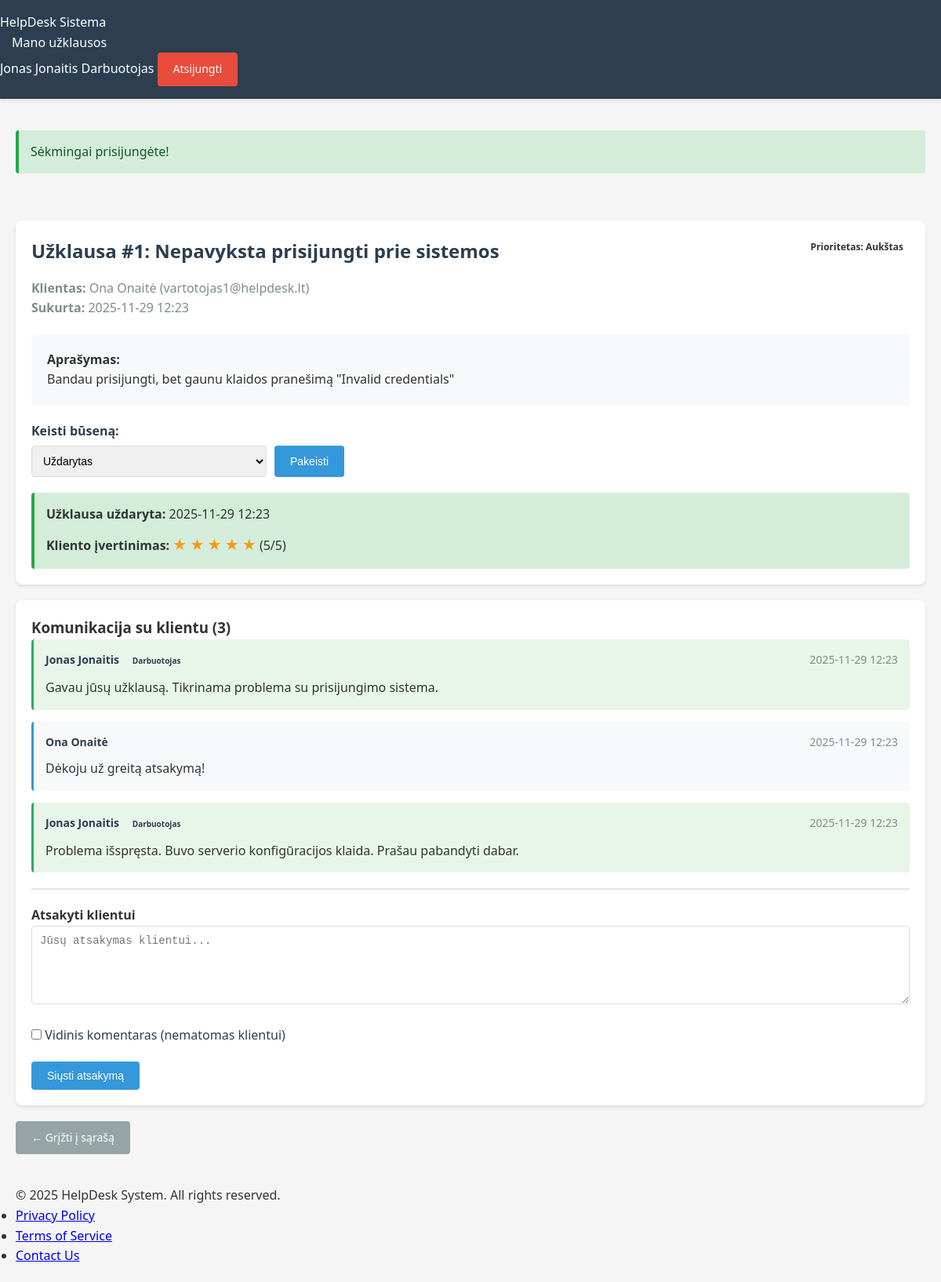
The app's page /src/views/staff/view-ticket.php?id=1 (signed in) with its own data.
### tables this page shows
CREATE TABLE users (
    id INT AUTO_INCREMENT PRIMARY KEY,
    username VARCHAR(50) NOT NULL UNIQUE,
    email VARCHAR(100) NOT NULL UNIQUE,
    password VARCHAR(255) NOT NULL,
    full_name VARCHAR(100) NOT NULL,
    role ENUM('admin', 'staff', 'user') NOT NULL DEFAULT 'user',
    created_at TIMESTAMP DEFAULT CURRENT_TIMESTAMP,
    updated_at TIMESTAMP DEFAULT CURRENT_TIMESTAMP ON UPDATE CURRENT_TIMESTAMP,
    INDEX idx_username (username),
    INDEX idx_email (email),
    INDEX idx_role (role)
);

CREATE TABLE tickets (
    id INT AUTO_INCREMENT PRIMARY KEY,
    user_id INT NOT NULL,
    assigned_to INT NULL,
    title VARCHAR(255) NOT NULL,
    description TEXT NOT NULL,
    status ENUM('naujas', 'vykdomas', 'laukiama', 'uždarytas') DEFAULT 'naujas',
    priority ENUM('žemas', 'vidutinis', 'aukštas') DEFAULT 'vidutinis',
    rating INT NULL CHECK (rating BETWEEN 1 AND 5),
    created_at TIMESTAMP DEFAULT CURRENT_TIMESTAMP,
    updated_at TIMESTAMP DEFAULT CURRENT_TIMESTAMP ON UPDATE CURRENT_TIMESTAMP,
    closed_at TIMESTAMP NULL,
    FOREIGN KEY (user_id) REFERENCES users(id) ON DELETE CASCADE,
    FOREIGN KEY (assigned_to) REFERENCES users(id) ON DELETE SET NULL,
    INDEX idx_user (user_id),
    INDEX idx_assigned (assigned_to),
    INDEX idx_status (status),
    INDEX idx_priority (priority)
);

CREATE TABLE comments (
    id INT AUTO_INCREMENT PRIMARY KEY,
    ticket_id INT NOT NULL,
    user_id INT NOT NULL,
    comment TEXT NOT NULL,
    is_internal BOOLEAN DEFAULT FALSE,
    created_at TIMESTAMP DEFAULT CURRENT_TIMESTAMP,
    FOREIGN KEY (ticket_id) REFERENCES tickets(id) ON DELETE CASCADE,
    FOREIGN KEY (user_id) REFERENCES users(id) ON DELETE CASCADE,
    INDEX idx_ticket (ticket_id),
    INDEX idx_user (user_id)
);

### src/config/config.php (called while the page is built, shortened)
<?php
function isLoggedIn() {
    return isset($_SESSION['user_id']);
}
function hasRole($role) {
    return isset($_SESSION['role']) && $_SESSION['role'] === $role;
}
function getMessage() {
    if (isset($_SESSION['message'])) {
        $message = $_SESSION['message'];
        $type = $_SESSION['message_type'] ?? 'info';
        return ['message' => $message, 'type' => $type];
    }
    return null;
}
function escape($string) {
    return htmlspecialchars($string, ENT_QUOTES, 'UTF-8');
}
function getCurrentUser() {
    global $pdo;
    try {
        $stmt = $pdo->prepare("SELECT * FROM users WHERE id = ?");
        $stmt->execute([$_SESSION['user_id']]);
        return $stmt->fetch();
    } catch (PDOException $e) {
        return null;
    }
}
?>

### src/views/staff/view-ticket.php (the view, shortened to what this page needs)
<?php
require_once __DIR__ . '/../../config/config.php';
require_once __DIR__ . '/../../config/database.php';
$ticket_id = $_GET['id'] ?? 0;
try {
    $stmt = $pdo->prepare("
        SELECT t.*,
               u.full_name as creator_name,
               u.email as creator_email,
               s.full_name as staff_name
        FROM tickets t
        LEFT JOIN users u ON t.user_id = u.id
        LEFT JOIN users s ON t.assigned_to = s.id
        WHERE t.id = ? AND t.assigned_to = ?
    ");
    $stmt->execute([$ticket_id, $_SESSION['user_id']]);
    $ticket = $stmt->fetch();
} catch (PDOException $e) {
    setMessage('Klaida gaunant užklausą', 'danger');
    redirect('/src/views/staff/tickets.php');
}
try {
    $stmt = $pdo->prepare("
        SELECT c.*, u.full_name, u.role
        FROM comments c
        JOIN users u ON c.user_id = u.id
        WHERE c.ticket_id = ?
        ORDER BY c.created_at ASC
    ");
    $stmt->execute([$ticket_id]);
    $comments = $stmt->fetchAll();
} catch (PDOException $e) {
    $comments = [];
}
include __DIR__ . '/../layouts/header.php';
?>
<div class="container">
    <div class="card">
        <div style="display: flex; justify-content: space-between; align-items: start; margin-bottom: 20px;">
            <div>
                <h2>Užklausa #<?php echo $ticket['id']; ?>: <?php echo escape($ticket['title']); ?></h2>
                <p style="color: #7f8c8d; margin-top: 5px;">
                    <strong>Klientas:</strong> <?php echo escape($ticket['creator_name']); ?>
                    (<?php echo escape($ticket['creator_email']); ?>)<br>
                    <strong>Sukurta:</strong> <?php echo date('Y-m-d H:i', strtotime($ticket['created_at'])); ?>
                </p>
            </div>
            <div style="text-align: right;">
                <span class="badge priority-<?php echo $ticket['priority']; ?>">
                    Prioritetas: <?php echo ucfirst(escape($ticket['priority'])); ?>
                </span>
            </div>
        </div>
        <div style="padding: 20px; background: #f8f9fa; border-radius: 6px; margin-bottom: 20px;">
            <h4>Aprašymas:</h4>
            <p><?php echo nl2br(escape($ticket['description'])); ?></p>
        </div>
        <form method="POST" style="margin-top: 20px;">
            <div class="form-group">
                <label for="status"><strong>Keisti būseną:</strong></label>
                <div style="display: flex; gap: 10px;">
                    <select name="status" id="status" class="form-control" style="max-width: 300px;">
                        <option value="uždarytas" <?php echo $ticket['status'] === 'uždarytas' ? 'selected' : ''; ?>>Uždarytas</option>
                    </select>
                    <button type="submit" name="change_status" class="btn btn-primary">Pakeisti</button>
                </div>
            </div>
        </form>
        <?php if ($ticket['status'] === 'uždarytas'): ?>
            <div style="margin-top: 20px; padding: 15px; background: #d4edda; border-left: 4px solid #28a745; border-radius: 4px;">
                <strong>Užklausa uždaryta:</strong> <?php echo date('Y-m-d H:i', strtotime($ticket['closed_at'])); ?>
                <?php if ($ticket['rating']): ?>
                    <p style="margin-top: 10px;">
                        <strong>Kliento įvertinimas:</strong>
                        <?php for ($i = 1; $i <= 5; $i++): ?>
                            <span style="color: <?php echo $i <= $ticket['rating'] ? '#f39c12' : '#ddd'; ?>; font-size: 20px;">★</span>
                        <?php endfor; ?>
                        (<?php echo $ticket['rating']; ?>/5)
                    </p>
                <?php else: ?>
                    <p style="margin-top: 10px; color: #7f8c8d;">
                        <em>Klientas dar neįvertino</em>
                    </p>
                <?php endif; ?>
            </div>
        <?php endif; ?>
    </div>
    <div class="card">
        <h3>Komunikacija su klientu (<?php echo count($comments); ?>)</h3>
        <?php if (empty($comments)): ?>
            <p style="color: #7f8c8d;">Dar nėra komentarų</p>
        <?php else: ?>
            <?php foreach ($comments as $comment): ?>
                <div class="comment <?php echo $comment['role'] === 'staff' || $comment['role'] === 'admin' ? 'staff-comment' : ''; ?>">
                    <div class="comment-header">
                        <span class="comment-author">
                            <?php echo escape($comment['full_name']); ?>
                            <?php if ($comment['role'] === 'staff' || $comment['role'] === 'admin'): ?>
                                <span class="badge badge-success" style="font-size: 10px; margin-left: 5px;">Darbuotojas</span>
                            <?php endif; ?>
                        </span>
                        <span class="comment-date"><?php echo date('Y-m-d H:i', strtotime($comment['created_at'])); ?></span>
                    </div>
                    <div class="comment-body">
                        <?php echo nl2br(escape($comment['comment'])); ?>
                    </div>
                </div>
            <?php endforeach; ?>
        <?php endif; ?>
        <div style="margin-top: 20px; padding-top: 20px; border-top: 2px solid #e0e6ed;">
            <h4>Atsakyti klientui</h4>
            <form method="POST">
                <div class="form-group">
                    <textarea name="comment" class="form-control"
                              placeholder="Jūsų atsakymas klientui..."
                              required></textarea>
                </div>
                <div class="form-group">
                    <label>
                        <input type="checkbox" name="is_internal">
                        Vidinis komentaras (nematomas klientui)
                    </label>
                </div>
                <button type="submit" name="add_comment" class="btn btn-primary">Siųsti atsakymą</button>
            </form>
        </div>
    </div>
    <a href="/src/views/staff/tickets.php" class="btn btn-secondary">← Grįžti į sąrašą</a>
</div>
<?php include __DIR__ . '/../layouts/footer.php'; ?>

### src/views/layouts/header.php (shortened to what this page needs)
<?php
require_once __DIR__ . '/../../config/config.php';
$currentUser = null;
if (isLoggedIn()) {
    $currentUser = getCurrentUser();
}
$currentPage = basename($_SERVER['PHP_SELF']);
?>
<!DOCTYPE html>
<html lang="lt">
<head>
    <link rel="stylesheet" href="/assets/css/style.css">
</head>
<body>
    <header>
        <div class="header-container">
            <div class="logo">
                <a href="/" style="color: white; text-decoration: none;"><?php echo SITE_NAME; ?></a>
            </div>
            <?php if ($currentUser): ?>
                <nav>
                    <ul>
                        <?php if (hasRole(ROLE_ADMIN)): ?>
                            <li><a href="/src/views/admin/dashboard.php" class="<?php echo $currentPage === 'dashboard.php' ? 'active' : ''; ?>">Valdymo skydas</a></li>
                            <li><a href="/src/views/admin/users.php">Vartotojai</a></li>
                            <li><a href="/src/views/admin/tickets.php">Visos užklausos</a></li>
                        <?php elseif (hasRole(ROLE_STAFF)): ?>
                            <li><a href="/src/views/staff/tickets.php" class="<?php echo $currentPage === 'tickets.php' ? 'active' : ''; ?>">Mano užklausos</a></li>
                        <?php else: ?>
                            <li><a href="/src/views/user/my-tickets.php" class="<?php echo $currentPage === 'my-tickets.php' ? 'active' : ''; ?>">Mano užklausos</a></li>
                            <li><a href="/src/views/user/create-ticket.php">Nauja užklausa</a></li>
                        <?php endif; ?>
                    </ul>
                </nav>
                <div class="user-info">
                    <span class="username"><?php echo escape($currentUser['full_name'] ?? $currentUser['username']); ?></span>
                    <span class="role-badge">
                        <?php
                        if (hasRole(ROLE_ADMIN)) echo 'Administratorius';
                        elseif (hasRole(ROLE_STAFF)) echo 'Darbuotojas';
                        else echo 'Vartotojas';
                        ?>
                    </span>
                    <a href="/src/views/auth/logout.php" class="btn btn-sm btn-danger">Atsijungti</a>
                </div>
            <?php endif; ?>
        </div>
    </header>
    <?php
    $message = getMessage();
    if ($message):
    ?>
        <div class="container" style="margin-top: 20px;">
            <div class="alert alert-<?php echo $message['type']; ?>">
                <?php echo escape($message['message']); ?>
            </div>
        </div>
    <?php endif; ?>

### public/assets/css/style.css (style rules this page uses)
* { margin: 0; padding: 0; box-sizing: border-box; }
body { font-family: 'Segoe UI', Tahoma, Geneva, Verdana, sans-serif; background-color: #f5f5f5; color: #333; line-height: 1.6; }
.container { max-width: 1200px; margin: 0 auto; padding: 20px; }
header { background-color: #2c3e50; color: white; padding: 1rem 0; box-shadow: 0 2px 5px rgba(0,0,0,0.1); }
nav ul { list-style: none; display: flex; gap: 20px; }
nav a { color: white; text-decoration: none; padding: 8px 15px; border-radius: 4px; transition: background-color 0.3s; }
.card { background: white; border-radius: 8px; padding: 20px; margin-bottom: 20px; box-shadow: 0 2px 4px rgba(0,0,0,0.1); }
.card h2 { margin-bottom: 15px; color: #2c3e50; }
.form-group { margin-bottom: 20px; }
.form-group label { display: block; margin-bottom: 5px; font-weight: 500; color: #2c3e50; }
.form-control { width: 100%; padding: 10px; border: 1px solid #ddd; border-radius: 4px; font-size: 14px; }
textarea.form-control { min-height: 100px; resize: vertical; }
select.form-control { cursor: pointer; }
.btn { display: inline-block; padding: 10px 20px; border: none; border-radius: 4px; cursor: pointer; text-decoration: none; font-size: 14px; transition: background-color 0.3s; }
.btn-primary { background-color: #3498db; color: white; }
.btn-danger { background-color: #e74c3c; color: white; }
.btn-secondary { background-color: #95a5a6; color: white; }
.alert { padding: 15px; border-radius: 4px; margin-bottom: 20px; }
.alert-success { background-color: #d4edda; border-left: 4px solid #28a745; color: #155724; }
.badge { display: inline-block; padding: 4px 8px; border-radius: 4px; font-size: 12px; font-weight: 600; }
.comment { background-color: #f8f9fa; padding: 15px; border-radius: 4px; margin-bottom: 15px; border-left: 3px solid #3498db; }
.comment.staff-comment { border-left-color: #27ae60; background-color: #e8f5e9; }
.comment-header { display: flex; justify-content: space-between; margin-bottom: 10px; font-size: 14px; }
.comment-author { font-weight: 600; color: #2c3e50; }
.comment-date { color: #7f8c8d; }
.comment-body { color: #333; }

### records on screen
users: full_name "Jonas Jonaitis"
tickets: id "1", title "Nepavyksta prisijungti prie sistemos", user.full_name "Ona Onaitė", user.email "vartotojas1@helpdesk.lt", created_at "2025-11-29 12:23", priority "Aukštas", description "Bandau prisijungti, bet gaunu klaidos pranešimą \"Invalid credentials\"", status "Uždarytas", closed_at "2025-11-29 12:23", rating "5"
comments: user.full_name "Jonas Jonaitis", shows "Darbuotojas", created_at "2025-11-29 12:23", comment "Gavau jūsų užklausą. Tikrinama problema su prisijungimo sistema."
comments: user.full_name "Ona Onaitė", created_at "2025-11-29 12:23", comment "Dėkoju už greitą atsakymą!"
comments: user.full_name "Jonas Jonaitis", shows "Darbuotojas", created_at "2025-11-29 12:23", comment "Problema išspręsta. Buvo serverio konfigūracijos klaida. Prašau pabandyti dabar."

### other values on screen
SITE_NAME "HelpDesk Sistema"
$message['message'] "Sėkmingai prisijungėte!"
count($comments) "3"
